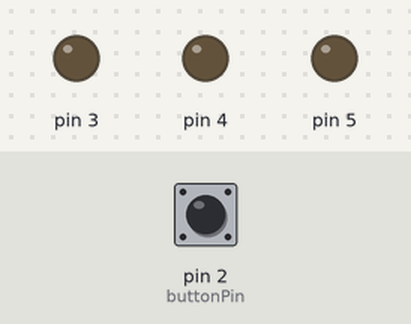
This sketch was run on a simulated Arduino Uno, built with avr-gcc and run on an emulated ATmega328P. On the bench: output pins drawn as LEDs (lit = HIGH). Dashed ring = blinking. The test bench sets the inputs (shaded band); at power-on: pin 2 (buttonPin) LOW.

Above: at 1.2 s.
1.3 s: pin 2 (buttonPin) pulled HIGH for 0.15 s
At 1.42 s:
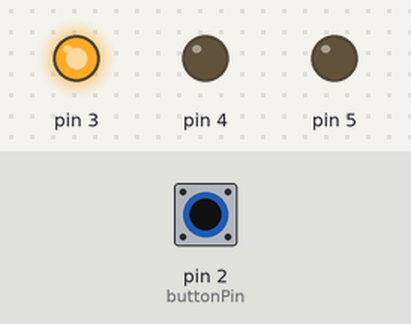
At 2.42 s:
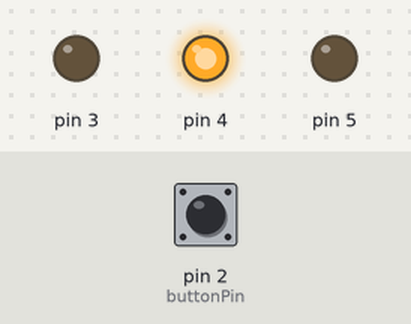
4.3 s: pin 2 (buttonPin) pulled HIGH for 3.2 s
At 4.92 s:
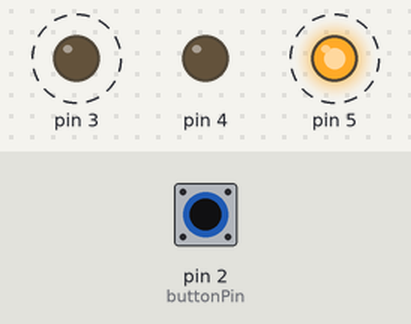
Timing chart, 0 to 10.1 s (numbered marks = the images above; inputs shaded):
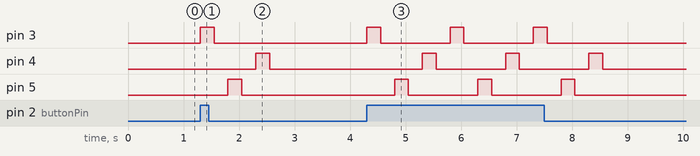

The sketch:

sketch_mar22a.ino
```cpp
const int buttonPin = 2;
int buttonState = 0;

void setup()
{
 // initialize the pushbutton pin as an input:
  pinMode(buttonPin, INPUT);

  pinMode(3,OUTPUT);
 // RED LED
  pinMode(4,OUTPUT);
 // RED LED
  pinMode(5,OUTPUT);
 // RED LED
}

void loop() {
// read the state of the pushbutton value:
  buttonState = digitalRead(buttonPin);

  // check if the pushbutton is pressed. If it is, the buttonState is HIGH:
  if (buttonState == HIGH) {
  digitalWrite(3, HIGH);
  delay(250);
  digitalWrite(3, LOW);
  delay(250);
  digitalWrite(5, HIGH);
  delay(250);
  digitalWrite(5, LOW);
  delay(250);
  digitalWrite(4, HIGH);
  delay(250);
  digitalWrite(4, LOW);
  delay(250); // Wait for 1000 millisecond(s)
} else {
  // turn LED off:
  digitalWrite(4, LOW);
  digitalWrite(3, LOW);
  digitalWrite(5, LOW);
}
}
```

Measured:
- after the input at 1.3 s, pin 3: LOW → HIGH at once, → LOW 0.25 s later; pin 4: LOW → HIGH after 1.0 s, → LOW 0.25 s later; pin 5: LOW → HIGH after 0.50 s, → LOW 0.25 s later
- after the input at 4.3 s, pin 3: alternates HIGH for 0.25 s and LOW for 1.3 s, 6 changes in all, then stays LOW, starting at once; pin 4: alternates HIGH for 0.25 s and LOW for 1.3 s, 6 changes in all, then stays LOW, starting after 1.0 s; pin 5: alternates HIGH for 0.25 s and LOW for 1.3 s, 6 changes in all, then stays LOW, starting after 0.50 s
